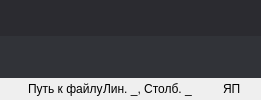
           <widget class="QFrame" name="contentBottom">
            <property name="frameShape">
             <enum>QFrame::Shape::NoFrame</enum>
            </property>
            <property name="frameShadow">
             <enum>QFrame::Shadow::Raised</enum>
            </property>
            <layout class="QVBoxLayout" name="verticalLayout_4">
             <property name="spacing">
              <number>0</number>
             </property>
             <property name="leftMargin">
              <number>0</number>
             </property>
             <property name="topMargin">
              <number>0</number>
             </property>
             <property name="rightMargin">
              <number>0</number>
             </property>
             <property name="bottomMargin">
              <number>0</number>
             </property>
             <item>
              <widget class="QFrame" name="content">
               <property name="frameShape">
                <enum>QFrame::Shape::NoFrame</enum>
               </property>
               <property name="frameShadow">
                <enum>QFrame::Shadow::Raised</enum>
               </property>
               <layout class="QHBoxLayout" name="horizontalLayout">
                <property name="spacing">
                 <number>0</number>
                </property>
                <property name="leftMargin">
                 <number>0</number>
                </property>
                <property name="topMargin">
                 <number>0</number>
                </property>
                <property name="rightMargin">
                 <number>0</number>
                </property>
                <property name="bottomMargin">
                 <number>0</number>
                </property>
                <item>
                 <widget class="QFrame" name="monacoContainer">
                  <property name="frameShape">
                   <enum>QFrame::Shape::NoFrame</enum>
                  </property>
                  <property name="frameShadow">
                   <enum>QFrame::Shadow::Raised</enum>
                  </property>
                  <property name="lineWidth">
                   <number>0</number>
                  </property>
                  <layout class="QVBoxLayout" name="verticalLayout_5">
                   <property name="spacing">
                    <number>0</number>
                   </property>
                   <property name="leftMargin">
                    <number>0</number>
                   </property>
                   <property name="topMargin">
                    <number>0</number>
                   </property>
                   <property name="rightMargin">
                    <number>0</number>
                   </property>
                   <property name="bottomMargin">
                    <number>0</number>
                   </property>
                   <item>
                    <widget class="QFrame" name="tabBarContainer">
                     <property name="minimumSize">
                      <size>
                       <width>0</width>
                       <height>36</height>
                      </size>
                     </property>
                     <property name="maximumSize">
                      <size>
                       <width>16777215</width>
                       <height>36</height>
                      </size>
                     </property>
                     <property name="styleSheet">
                      <string notr="true">background-color: rgb(43, 43, 48);</string>
                     </property>
                     <property name="frameShape">
                      <enum>QFrame::Shape::NoFrame</enum>
                     </property>
                     <property name="frameShadow">
                      <enum>QFrame::Shadow::Raised</enum>
                     </property>
                     <property name="lineWidth">
                      <number>0</number>
                     </property>
                     <layout class="QHBoxLayout" name="horizontalLayout_2">
                      <property name="spacing">
                       <number>0</number>
                      </property>
                      <property name="leftMargin">
                       <number>0</number>
                      </property>
                      <property name="topMargin">
                       <number>0</number>
                      </property>
                      <property name="rightMargin">
                       <number>0</number>
                      </property>
                      <property name="bottomMargin">
                       <number>0</number>
                      </property>
                      <item>
                       <widget class="QFrame" name="arrowFrame">
                        <property name="minimumSize">
                         <size>
                          <width>0</width>
                          <height>0</height>
                         </size>
                        </property>
                        <property name="maximumSize">
                         <size>
                          <width>64</width>
                          <height>16777215</height>
                         </size>
                        </property>
                        <property name="frameShape">
                         <enum>QFrame::Shape::NoFrame</enum>
                        </property>
                        <property name="frameShadow">
                         <enum>QFrame::Shadow::Raised</enum>
                        </property>
                        <layout class="QHBoxLayout" name="horizontalLayout_arrow">
                         <property name="spacing">
                          <number>2</number>
                         </property>
                         <property name="leftMargin">
                          <number>3</number>
                         </property>
                         <property name="topMargin">
                          <number>0</number>
                         </property>
                         <property name="rightMargin">
                          <number>3</number>
                         </property>
                         <property name="bottomMargin">
                          <number>0</number>
                         </property>
                         <item>
                          <widget class="QPushButton" name="goBackBtn">
                           <property name="minimumSize">
                            <size>
                             <width>28</width>
                             <height>28</height>
                            </size>
                           </property>
                           <property name="maximumSize">
                            <size>
                             <width>28</width>
                             <height>28</height>
                            </size>
                           </property>
                           <property name="cursor">
                            <cursorShape>PointingHandCursor</cursorShape>
                           </property>
                           <property name="toolTip">
                            <string>Назад (Alt+←)</string>
                           </property>
                           <property name="styleSheet">
                            <string notr="true">QPushButton {
	background-color: transparent;
	border: none;
	border-radius: 4px;
}
QPushButton:hover {
	background-color: rgba(255, 255, 255, 30);
}
QPushButton:pressed {
	background-color: rgba(255, 255, 255, 50);
}
QPushButton:disabled {
	background-color: transparent;
}</string>
                           </property>
                           <property name="text">
                            <string/>
                           </property>
                           <property name="icon">
                            <iconset resource="resources_from_qt.qrc">
                             <normaloff>:/Icons/icons/arrow_left.png</normaloff>:/Icons/icons/arrow_left.png</iconset>
                           </property>
                           <property name="iconSize">
                            <size>
                             <width>20</width>
                             <height>20</height>
                            </size>
                           </property>
                          </widget>
                         </item>
                         <item>
                          <widget class="QPushButton" name="goForwardBtn">
                           <property name="minimumSize">
                            <size>
                             <width>28</width>
                             <height>28</height>
                            </size>
                           </property>
                           <property name="maximumSize">
                            <size>
                             <width>28</width>
                             <height>28</height>
                            </size>
                           </property>
                           <property name="cursor">
                            <cursorShape>PointingHandCursor</cursorShape>
                           </property>
                           <property name="toolTip">
                            <string>Вперёд (Alt+→)</string>
                           </property>
                           <property name="styleSheet">
                            <string notr="true">QPushButton {
	background-color: transparent;
	border: none;
	border-radius: 4px;
}
QPushButton:hover {
	background-color: rgba(255, 255, 255, 30);
}
QPushButton:pressed {
	background-color: rgba(255, 255, 255, 50);
}
QPushButton:disabled {
	background-color: transparent;
}</string>
                           </property>
                           <property name="text">
                            <string/>
                           </property>
                           <property name="icon">
                            <iconset resource="resources_from_qt.qrc">
                             <normaloff>:/Icons/icons/arrow_right.png</normaloff>:/Icons/icons/arrow_right.png</iconset>
                           </property>
                           <property name="iconSize">
                            <size>
                             <width>20</width>
                             <height>20</height>
                            </size>
                           </property>
                          </widget>
                         </item>
                        </layout>
                       </widget>
                      </item>
                      <item>
                       <widget class="QFrame" name="tabBarFrame">
                        <property name="frameShape">
                         <enum>QFrame::Shape::NoFrame</enum>
                        </property>
                        <property name="frameShadow">
                         <enum>QFrame::Shadow::Raised</enum>
                        </property>
                       </widget>
                      </item>
                      <item>
                       <widget class="QFrame" name="filesAddListFrame">
                        <property name="minimumSize">
                         <size>
                          <width>96</width>
                          <height>0</height>
                         </size>
                        </property>
                        <property name="maximumSize">
                         <size>
                          <width>96</width>
                          <height>16777215</height>
                         </size>
                        </property>
                        <property name="frameShape">
                         <enum>QFrame::Shape::NoFrame</enum>
                        </property>
                        <property name="frameShadow">
                         <enum>QFrame::Shadow::Raised</enum>
                        </property>
                        <layout class="QHBoxLayout" name="horizontalLayout_filesAddList">
                         <property name="spacing">
                          <number>2</number>
                         </property>
                         <property name="leftMargin">
                          <number>3</number>
                         </property>
                         <property name="topMargin">
                          <number>0</number>
                         </property>
                         <property name="rightMargin">
                          <number>3</number>
                         </property>
                         <property name="bottomMargin">
                          <number>0</number>
                         </property>
                         <item>
                          <widget class="QPushButton" name="addFileBtn">
                           <property name="minimumSize">
                            <size>
                             <width>28</width>
                             <height>28</height>
                            </size>
                           </property>
                           <property name="maximumSize">
                            <size>
                             <width>28</width>
                             <height>28</height>
                            </size>
                           </property>
                           <property name="cursor">
                            <cursorShape>PointingHandCursor</cursorShape>
                           </property>
                           <property name="toolTip">
                            <string>Новый файл (Ctrl+N)</string>
                           </property>
                           <property name="styleSheet">
                            <string notr="true">QPushButton {
	background-color: transparent;
	border: none;
	border-radius: 4px;
}
QPushButton:hover {
	background-color: rgba(255, 255, 255, 30);
}
QPushButton:pressed {
	background-color: rgba(255, 255, 255, 50);
}
QPushButton:disabled {
	background-color: transparent;
}</string>
                           </property>
                           <property name="text">
                            <string/>
                           </property>
                           <property name="icon">
                            <iconset resource="resources_from_qt.qrc">
                             <normaloff>:/Icons/icons/plus.png</normaloff>:/Icons/icons/plus.png</iconset>
                           </property>
                           <property name="iconSize">
                            <size>
                             <width>20</width>
                             <height>20</height>
                            </size>
                           </property>
                          </widget>
                         </item>
                         <item>
                          <widget class="QPushButton" name="showAllFilesBtn">
                           <property name="minimumSize">
                            <size>
                             <width>28</width>
                             <height>28</height>
                            </size>
                           </property>
                           <property name="maximumSize">
                            <size>
                             <width>28</width>
                             <height>28</height>
                            </size>
                           </property>
                           <property name="cursor">
                            <cursorShape>PointingHandCursor</cursorShape>
                           </property>
                           <property name="toolTip">
                            <string>Список всех файлов</string>
                           </property>
                           <property name="styleSheet">
                            <string notr="true">QPushButton {
	background-color: transparent;
	border: none;
	border-radius: 4px;
}
QPushButton:hover {
	background-color: rgba(255, 255, 255, 30);
}
QPushButton:pressed {
	background-color: rgba(255, 255, 255, 50);
}
QPushButton:disabled {
	background-color: transparent;
}</string>
                           </property>
                           <property name="text">
                            <string/>
                           </property>
                           <property name="icon">
                            <iconset resource="resources_from_qt.qrc">
                             <normaloff>:/Icons/icons/all_files_show.png</normaloff>:/Icons/icons/all_files_show.png</iconset>
                           </property>
                           <property name="iconSize">
                            <size>
                             <width>20</width>
                             <height>20</height>
                            </size>
                           </property>
                          </widget>
                         </item>
                         <item>
                          <widget class="QPushButton" name="sideAiBtn">
                           <property name="minimumSize">
                            <size>
                             <width>28</width>
                             <height>28</height>
                            </size>
                           </property>
                           <property name="maximumSize">
                            <size>
                             <width>28</width>
                             <height>28</height>
                            </size>
                           </property>
                           <property name="cursor">
                            <cursorShape>PointingHandCursor</cursorShape>
                           </property>
                           <property name="styleSheet">
                            <string notr="true">QPushButton {
	background-color: transparent;
	border: none;
	border-radius: 4px;
}
QPushButton:hover {
	background-color: rgba(255, 255, 255, 30);
}
QPushButton:pressed {
	background-color: rgba(255, 255, 255, 50);
}
QPushButton:disabled {
	background-color: transparent;
}</string>
                           </property>
                           <property name="text">
                            <string/>
                           </property>
                           <property name="icon">
                            <iconset resource="resources_from_qt.qrc">
                             <normaloff>:/Icons/icons/side_ai.png</normaloff>:/Icons/icons/side_ai.png</iconset>
                           </property>
                           <property name="iconSize">
                            <size>
                             <width>20</width>
                             <height>20</height>
                            </size>
                           </property>
                          </widget>
                         </item>
                        </layout>
                       </widget>
                      </item>
                     </layout>
                    </widget>
                   </item>
                   <item>
                    <widget class="QFrame" name="monacoFrame">
                     <property name="styleSheet">
                      <string notr="true">background-color: rgb(49, 51, 56);</string>
                     </property>
                     <property name="frameShape">
                      <enum>QFrame::Shape::NoFrame</enum>
                     </property>
                     <property name="frameShadow">
                      <enum>QFrame::Shadow::Raised</enum>
                     </property>
                    </widget>
                   </item>
                  </layout>
                 </widget>
                </item>
               </layout>
              </widget>
             </item>
             <item>
              <widget class="QFrame" name="bottomBar">
               <property name="minimumSize">
                <size>
                 <width>0</width>
                 <height>22</height>
                </size>
               </property>
               <property name="maximumSize">
                <size>
                 <width>16777215</width>
                 <height>22</height>
                </size>
               </property>
               <property name="frameShape">
                <enum>QFrame::Shape::NoFrame</enum>
               </property>
               <property name="frameShadow">
                <enum>QFrame::Shadow::Raised</enum>
               </property>
               <layout class="QHBoxLayout" name="horizontalLayout_6">
                <property name="spacing">
                 <number>0</number>
                </property>
                <property name="leftMargin">
                 <number>2</number>
                </property>
                <property name="topMargin">
                 <number>0</number>
                </property>
                <property name="rightMargin">
                 <number>0</number>
                </property>
                <property name="bottomMargin">
                 <number>0</number>
                </property>
                <item>
                 <widget class="QFrame" name="tree_side_button_frame">
                  <property name="minimumSize">
                   <size>
                    <width>26</width>
                    <height>0</height>
                   </size>
                  </property>
                  <property name="maximumSize">
                   <size>
                    <width>26</width>
                    <height>16777215</height>
                   </size>
                  </property>
                  <property name="frameShape">
                   <enum>QFrame::Shape::NoFrame</enum>
                  </property>
                  <property name="frameShadow">
                   <enum>QFrame::Shadow::Raised</enum>
                  </property>
                  <layout class="QHBoxLayout" name="horizontalLayout_treeSide">
                   <property name="spacing">
                    <number>0</number>
                   </property>
                   <property name="leftMargin">
                    <number>5</number>
                   </property>
                   <property name="topMargin">
                    <number>1</number>
                   </property>
                   <property name="rightMargin">
                    <number>1</number>
                   </property>
                   <property name="bottomMargin">
                    <number>1</number>
                   </property>
                   <item>
                    <widget class="QPushButton" name="treeSideToggleBtn">
                     <property name="minimumSize">
                      <size>
                       <width>20</width>
                       <height>20</height>
                      </size>
                     </property>
                     <property name="maximumSize">
                      <size>
                       <width>20</width>
                       <height>20</height>
                      </size>
                     </property>
                     <property name="cursor">
                      <cursorShape>PointingHandCursor</cursorShape>
                     </property>
                     <property name="styleSheet">
                      <string notr="true">QPushButton {
	background-color: transparent;
	border: none;
	border-radius: 4px;
}
QPushButton:hover {
	background-color: rgba(255, 255, 255, 30);
}
QPushButton:pressed {
	background-color: rgba(255, 255, 255, 50);
}
QPushButton:disabled {
	background-color: transparent;
}</string>
                     </property>
                     <property name="text">
                      <string/>
                     </property>
                     <property name="icon">
                      <iconset resource="resources_from_qt.qrc">
                       <normaloff>:/Icons/icons/side_tree.png</normaloff>:/Icons/icons/side_tree.png</iconset>
                     </property>
                     <property name="iconSize">
                      <size>
                       <width>14</width>
                       <height>14</height>
                      </size>
                     </property>
                    </widget>
                   </item>
                  </layout>
                 </widget>
                </item>
                <item>
                 <widget class="QLabel" name="filePathLabel">
                  <property name="text">
                   <string>Путь к файлу</string>
                  </property>
                 </widget>
                </item>
                <item alignment="Qt::AlignmentFlag::AlignRight">
                 <widget class="QLabel" name="lineColumnLabel">
                  <property name="minimumSize">
                   <size>
                    <width>120</width>
                    <height>0</height>
                   </size>
                  </property>
                  <property name="text">
                   <string>Лин. _, Столб. _</string>
                  </property>
                 </widget>
                </item>
                <item>
                 <widget class="QLabel" name="languageLabel">
                  <property name="maximumSize">
                   <size>
                    <width>100</width>
                    <height>16777215</height>
                   </size>
                  </property>
                  <property name="text">
                   <string>ЯП</string>
                  </property>
                 </widget>
                </item>
                <item>
                 <widget class="QFrame" name="frame_size_grip">
                  <property name="minimumSize">
                   <size>
                    <width>20</width>
                    <height>0</height>
                   </size>
                  </property>
                  <property name="maximumSize">
                   <size>
                    <width>20</width>
                    <height>16777215</height>
                   </size>
                  </property>
                  <property name="frameShape">
                   <enum>QFrame::Shape::NoFrame</enum>
                  </property>
                  <property name="frameShadow">
                   <enum>QFrame::Shadow::Raised</enum>
                  </property>
                 </widget>
                </item>
               </layout>
              </widget>
             </item>
            </layout>
           </widget>
